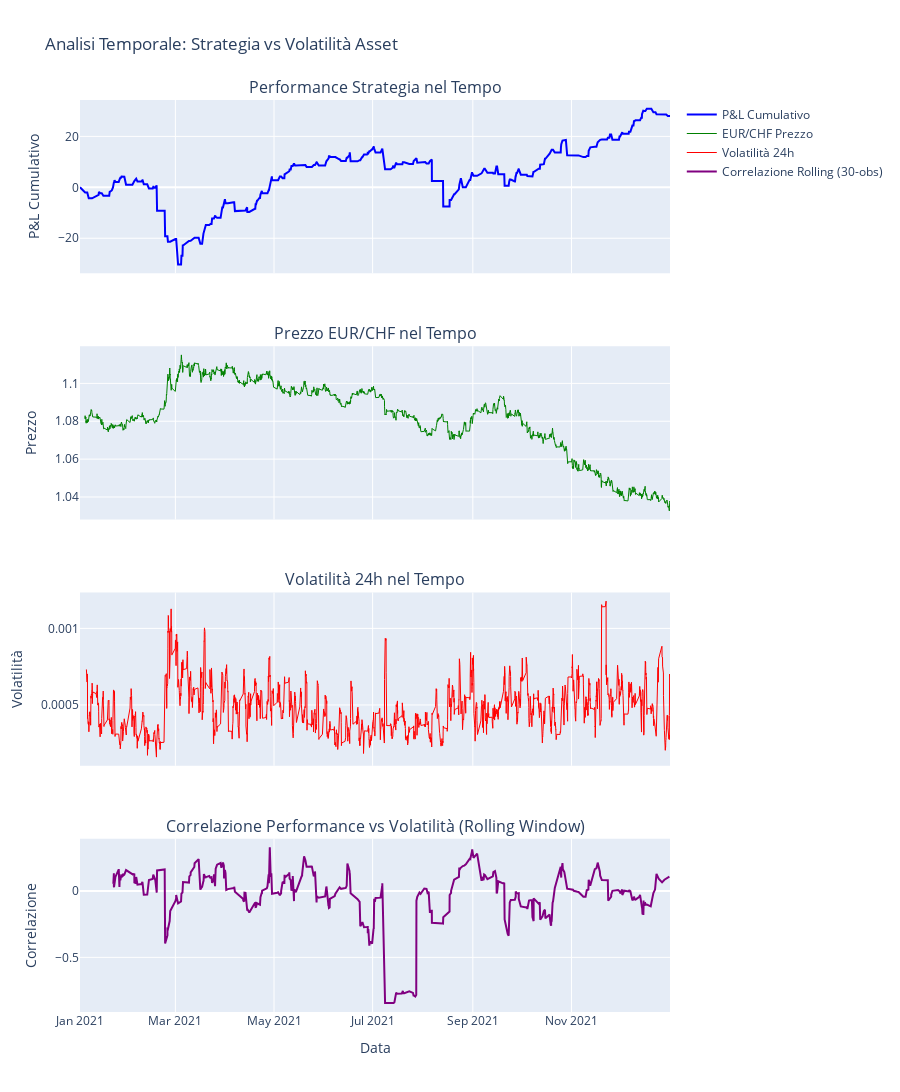

The code cell stored with this chart in its notebook:
### Code cell
# Visualizzazioni e Mappa di Volatilità
print("=== CREAZIONE VISUALIZZAZIONI ===")

# Prepara i dati per visualizzazione (usa tutti i dati disponibili)
fig = make_subplots(
    rows=4, cols=1,
    subplot_titles=[
        'Performance Strategia nel Tempo', 
        'Prezzo EUR/CHF nel Tempo',
        'Volatilità 24h nel Tempo',
        'Correlazione Performance vs Volatilità (Rolling Window)'
    ],
    vertical_spacing=0.08,
    shared_xaxes=True
)

# 1. Performance della strategia
fig.add_trace(
    go.Scatter(
        x=balance_df['Date'], 
        y=balance_df['Cumulative_PnL'],
        mode='lines',
        name='P&L Cumulativo',
        line=dict(color='blue', width=2)
    ),
    row=1, col=1
)

# 2. Prezzo EUR/CHF
fig.add_trace(
    go.Scatter(
        x=price_df['DateTime'], 
        y=price_df['Close'],
        mode='lines',
        name='EUR/CHF Prezzo',
        line=dict(color='green', width=1)
    ),
    row=2, col=1
)

# 3. Volatilità 24h
fig.add_trace(
    go.Scatter(
        x=price_df['DateTime'], 
        y=price_df['Volatility_24h'],
        mode='lines',
        name='Volatilità 24h',
        line=dict(color='red', width=1)
    ),
    row=3, col=1
)

# 4. Correlazione rolling se abbiamo abbastanza dati
if len(sync_df) > 30:
    # Calcola correlazione rolling con finestra di 30 osservazioni
    rolling_corr = []
    rolling_dates = []
    window_size = 30
    
    for i in range(window_size, len(sync_df)):
        window_data = sync_df.iloc[i-window_size:i]
        
        # Filtra solo dati validi nella finestra
        valid_data = window_data.dropna(subset=['Balance_Returns', 'Volatility_24h'])
        
        if len(valid_data) >= 10:  # Minimo 10 osservazioni per correlazione
            try:
                corr, _ = pearsonr(valid_data['Balance_Returns'], valid_data['Volatility_24h'])
                rolling_corr.append(corr)
                rolling_dates.append(window_data['Balance_DateTime'].iloc[-1])
            except:
                rolling_corr.append(np.nan)
                rolling_dates.append(window_data['Balance_DateTime'].iloc[-1])
        else:
            rolling_corr.append(np.nan)
            rolling_dates.append(window_data['Balance_DateTime'].iloc[-1])
    
    fig.add_trace(
        go.Scatter(
            x=rolling_dates, 
            y=rolling_corr,
            mode='lines',
            name='Correlazione Rolling (30-obs)',
            line=dict(color='purple', width=2)
        ),
        row=4, col=1
    )

# Layout del grafico
fig.update_layout(
    height=1200,
    title_text="Analisi Temporale: Strategia vs Volatilità Asset",
    showlegend=True
)

fig.update_xaxes(title_text="Data", row=4, col=1)
fig.update_yaxes(title_text="P&L Cumulativo", row=1, col=1)
fig.update_yaxes(title_text="Prezzo", row=2, col=1)
fig.update_yaxes(title_text="Volatilità", row=3, col=1)
fig.update_yaxes(title_text="Correlazione", row=4, col=1)

fig.show()

print("Grafici interattivi creati con successo!")

### Figure 1 — Plotly figure (JSON) as saved in the notebook; plotly's stock layout.template omitted (floating-point values rounded to 4 significant figures; data arrays with more than 128 entries replaced by an {"elided": "..."} marker saying what was removed)
{"data": [{"line": {"color": "blue", "width": 2}, "mode": "lines", "name": "P&L Cumulativo", "type": "scatter", "x": {"elided": "575 str values"}, "xaxis": "x", "y": {"elided": "575 float values"}, "yaxis": "y"}, {"line": {"color": "green", "width": 1}, "mode": "lines", "name": "EUR/CHF Prezzo", "type": "scatter", "x": {"elided": "6191 str values"}, "xaxis": "x2", "y": {"elided": "6191 float values"}, "yaxis": "y2"}, {"line": {"color": "red", "width": 1}, "mode": "lines", "name": "Volatilità 24h", "type": "scatter", "x": {"elided": "6191 str values"}, "xaxis": "x3", "y": {"elided": "6191 float values"}, "yaxis": "y3"}, {"line": {"color": "purple", "width": 2}, "mode": "lines", "name": "Correlazione Rolling (30-obs)", "type": "scatter", "x": {"elided": "543 str values"}, "xaxis": "x4", "y": {"elided": "543 float values"}, "yaxis": "y4"}], "layout": {"annotations": [{"font": {"size": 16}, "showarrow": false, "text": "Performance Strategia nel Tempo", "x": 0.5, "xanchor": "center", "xref": "paper", "y": 1, "yanchor": "bottom", "yref": "paper"}, {"font": {"size": 16}, "showarrow": false, "text": "Prezzo EUR/CHF nel Tempo", "x": 0.5, "xanchor": "center", "xref": "paper", "y": 0.73, "yanchor": "bottom", "yref": "paper"}, {"font": {"size": 16}, "showarrow": false, "text": "Volatilità 24h nel Tempo", "x": 0.5, "xanchor": "center", "xref": "paper", "y": 0.46, "yanchor": "bottom", "yref": "paper"}, {"font": {"size": 16}, "showarrow": false, "text": "Correlazione Performance vs Volatilità (Rolling Window)", "x": 0.5, "xanchor": "center", "xref": "paper", "y": 0.19, "yanchor": "bottom", "yref": "paper"}], "height": 1200, "showlegend": true, "title": {"text": "Analisi Temporale: Strategia vs Volatilità Asset"}, "xaxis": {"anchor": "y", "domain": [0, 1], "matches": "x4", "showticklabels": false}, "xaxis2": {"anchor": "y2", "domain": [0, 1], "matches": "x4", "showticklabels": false}, "xaxis3": {"anchor": "y3", "domain": [0, 1], "matches": "x4", "showticklabels": false}, "xaxis4": {"anchor": "y4", "domain": [0, 1], "title": {"text": "Data"}}, "yaxis": {"anchor": "x", "domain": [0.81, 1], "title": {"text": "P&L Cumulativo"}}, "yaxis2": {"anchor": "x2", "domain": [0.54, 0.73], "title": {"text": "Prezzo"}}, "yaxis3": {"anchor": "x3", "domain": [0.27, 0.46], "title": {"text": "Volatilità"}}, "yaxis4": {"anchor": "x4", "domain": [0, 0.19], "title": {"text": "Correlazione"}}}}
